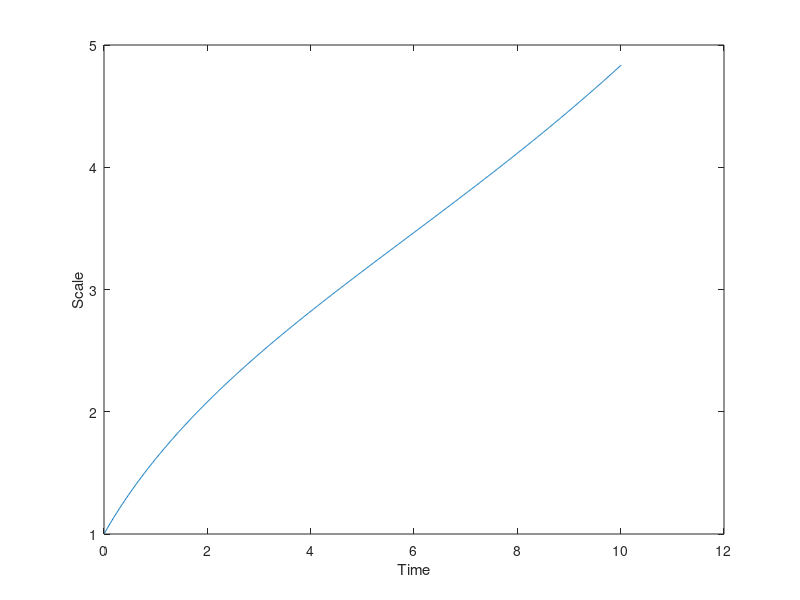

Here is the MATLAB script that generated this plot:
clear all;
close all;

om = 0.8;
od = 0.01;

curTime = 0;
curScale = 1;
curH0 = 0.75;
dt = 0.01;
i = 1;

while curTime < 10
    accel = -om/(2*curScale^2) + od * curScale;
    curH0 = curH0 + dt * accel;
    curScale = curScale + dt * curH0;
    curTime = curTime + dt;
    time(i) = curTime;
    scale(i) = curScale;
    i = i + 1;
end

figure
plot(time, scale)
xlabel('Time')
ylabel('Scale')